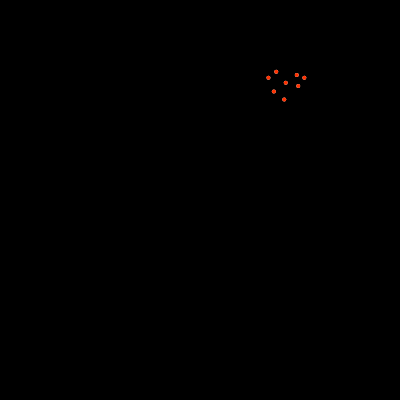
Frame 1 (no input)
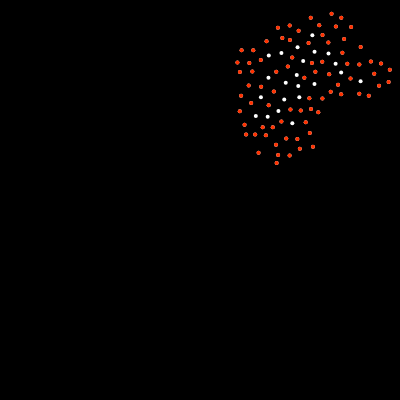
Frame 60 (no input)
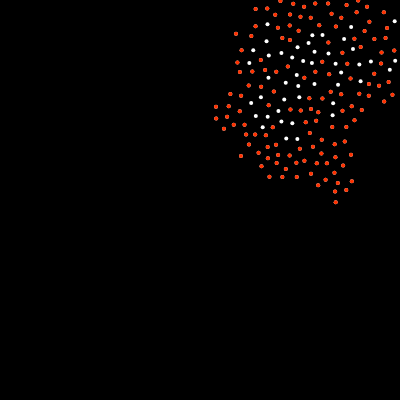
Frame 120 (the mouse pressed at the canvas centre since frame 60)

The p5.js sketch that drew these frames (run headless with seeded random() and noise() and a simulated clock; from frame 60 on, the mouse is pressed at the canvas centre):

// p5.js sketch
// ── sketch.js
// Dan Shiffman, Poisson Disc Sampling
// https://youtu.be/flQgnCUxHlw
// http://www.cs.ubc.ca/~rbridson/docs/bridson-siggraph07-poissondisk.pdf
// https://www.jasondavies.com/poisson-disc/

var r = 10;  // smallest distance between points
var k = 30; // max times to try
var w = r / Math.sqrt( 2 ); // 2 because 2 dimensions
var grid = [];
var active = [];
var cols, rows;

function setup() {
  createCanvas( 400, 400 );
  strokeWeight( 4 );

  // STEP 0: Fill grid with nothing
  cols = floor( width / w );
  rows = floor( height / w );
  for ( var i = 0; i < cols * rows; i++ ) { // initialize grid
    grid[ i ] = undefined; // nothing in grid
  }

  // STEP 1: create random point
  var x = random( width );
  var y = random( height );
  var c = floor( x / w );   // column containing the point
  var r = floor( y / w );   // row containing the point
  var pos = createVector( x, y );
  var index = c + r * cols; // index of field containing the point
  grid[ index ] = pos;
  active.push( pos );
}

function draw() {
  background( 0 );

  // STEP 2: 
  if ( active.length > 0 ) { // if animates
  // while ( active.length > 0 ) { // while is instant
    var randIndex = floor( random( active.length ) ); 
    var pos = active[ randIndex ];
    var found = false;
    for ( n = 0; n < k; n++ ) {
      var sample = p5.Vector.random2D(); // create random vector
      var m = random( r, 2 * r ); // set magnitude
      sample.setMag( m );
      sample.add( pos );

      // where is the point in the grid?
      var cc = floor( sample.x / w );
      var rr = floor( sample.y / w );

      // check if there’s not already something there
      // and if we’re not off screen
      if ( cc > -1 && rr > -1 && cc < cols && rr < rows && !grid[ cc + rr * cols ] ) {
        
          var ok = true;
          for ( var i = -1; i <= 1; i++ ) {
            for ( var j = -1; j <= 1; j++ ) {
              var index = ( cc + i ) + ( rr + j ) * cols;
              var neighbour = grid[ index ];
              if ( neighbour ) {
                var d = p5.Vector.dist( sample, neighbour );
                if ( d < r ) { // too close
                  ok = false;
                }
              }
            }
          }
          if ( ok ) {
            found = true;
            grid[ cc + rr * cols ] = sample;
            active.push( sample );
          } 
        }
      }
      if ( !found ) {
        active.splice( randIndex, 1 );
      }
    }

  for ( var i = 0; i < grid.length; i++ ) {
    stroke( 255 );
    strokeWeight( 4 );
    if ( grid[ i ] ) {
      point( grid[ i ].x, grid[ i ].y);
    }
  }

  for ( var i = 0; i < active.length; i++ ) {
    stroke( 255, 50, 0 );
    strokeWeight( 4 );
    point( active[ i ].x, active[ i ].y );
  }
}
